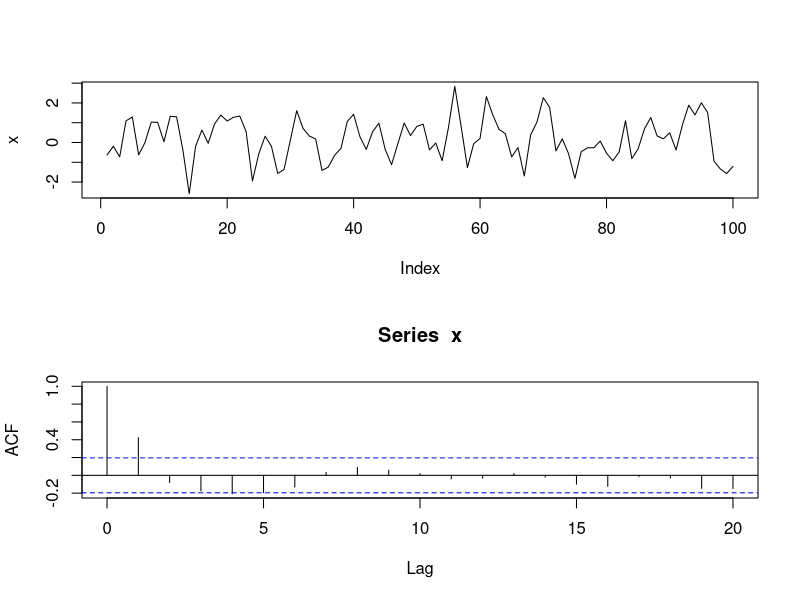

This chart was generated by the following R code:
# Moving Average Proces (MA(1), parameter = 0.6)
set.seed(1)
x <- w <- rnorm(100)
for (t in 2:100) 
  x[t] <- w[t] + 0.6*w[t-1]
layout(1:2)
plot(x, type="l")
acf(x) # for k(lag) > q(number of parameters), acf = 0

# Simulate moving average to fit the above generated series
# Arima function, setting AR and Integrated paramter = 0
x.ma <- arima(x, order=c(0, 0, 1)) 
x.ma
# Ouput shows Standard erord, estimated variance
# loglikelihood and Akaike Information Criterion also
# Arima also intercept intercept term as it do no subtract mean value of series
